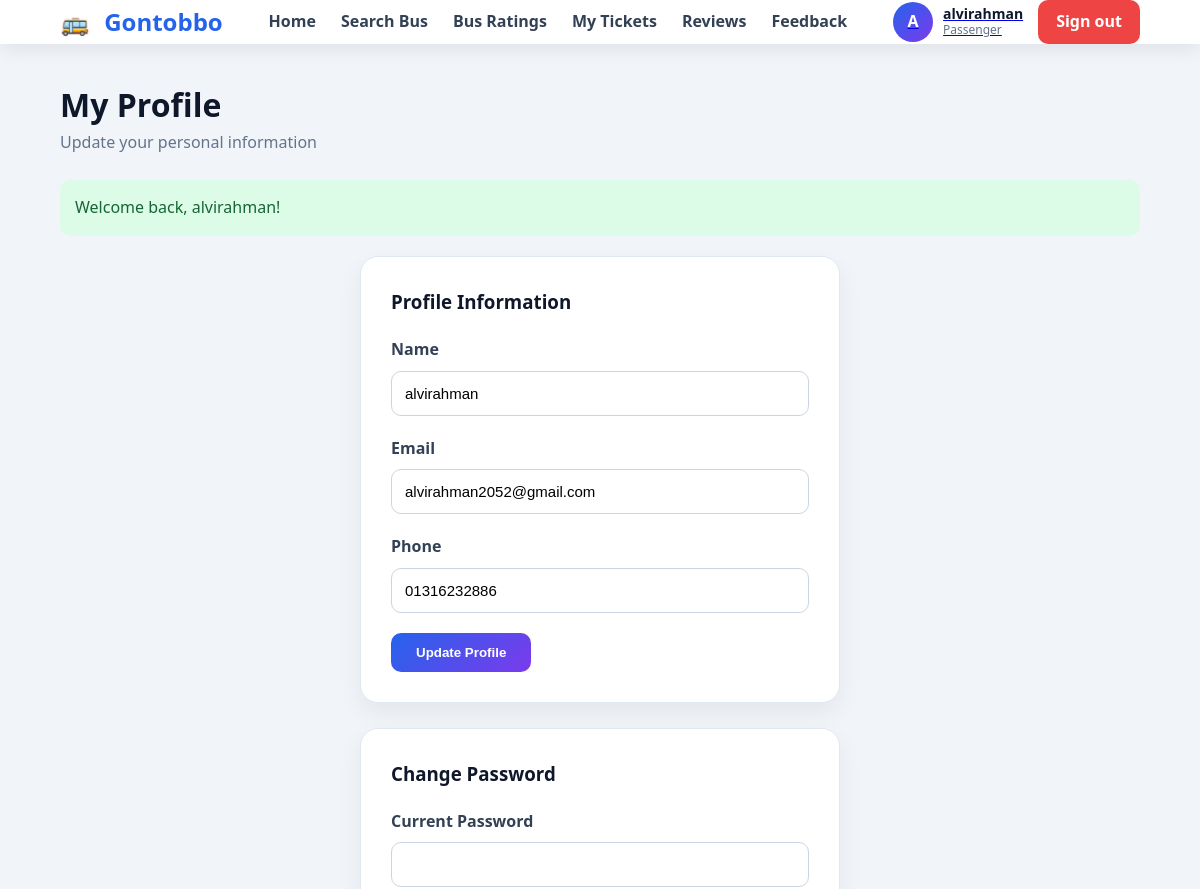
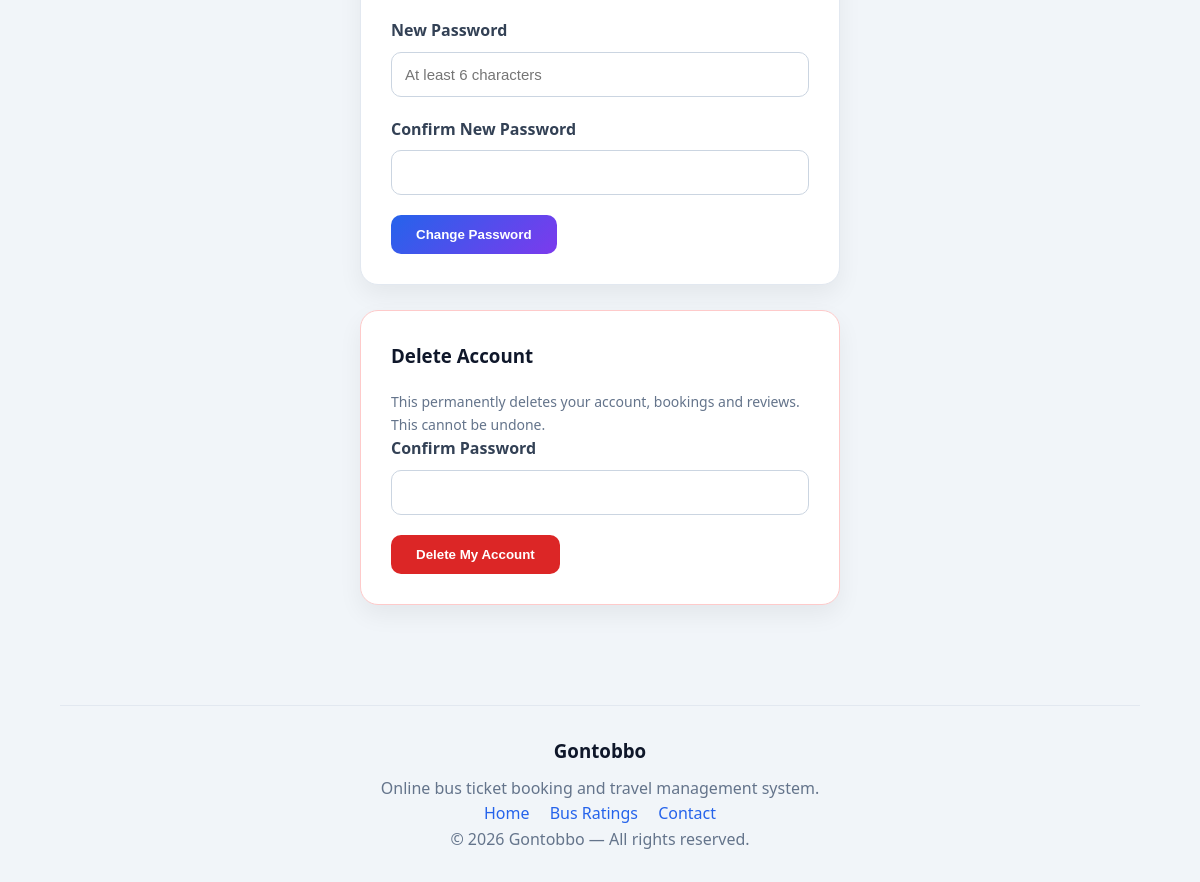
/index.php?page=passenger&action=profile (signed in), run on the app's committed database (2 pictures, top to bottom).
### tables this page shows
CREATE TABLE `users` (
  `user_id` int(11) NOT NULL,
  `name` varchar(100) NOT NULL,
  `email` varchar(150) NOT NULL,
  `phone` varchar(20) DEFAULT NULL,
  `password` varchar(255) NOT NULL,
  `role` enum('passenger','driver','admin','manager') NOT NULL,
  `nid_number` varchar(30) DEFAULT NULL,
  `license_number` varchar(50) DEFAULT NULL,
  `experience_years` int(11) DEFAULT NULL,
  `previous_company` varchar(150) DEFAULT NULL,
  `reset_token` varchar(100) DEFAULT NULL,
  `remember_token` varchar(100) DEFAULT NULL,
  `created_at` datetime DEFAULT current_timestamp()
);

### helpers/helpers.php (called while the page is built, shortened)
<?php
function esc($value)
{
    return htmlspecialchars(
        (string) ($value ?? ''),
        ENT_QUOTES,
        'UTF-8'
    );
}
function is_logged_in()
{
    return isset($_SESSION['user']);
}
function current_user()
{
    return $_SESSION['user'] ?? null;
}
function current_user_id()
{
    return $_SESSION['user']['user_id'] ?? 0;
}
function current_role()
{
    return $_SESSION['user']['role'] ?? '';
}

### models/user_model.php (called while the page is built, shortened)
<?php
function find_user_by_id($id) {
    global $conn;
    $stmt = mysqli_prepare($conn, "SELECT * FROM users WHERE user_id = ? LIMIT 1");
    mysqli_stmt_bind_param($stmt, 'i', $id);
    mysqli_stmt_execute($stmt);
    $row = mysqli_fetch_assoc(mysqli_stmt_get_result($stmt));
    return $row;
}

### views/passenger/profile.php (the view, shortened to what this page needs)
<?php require __DIR__ . '/../partials/header.php'; ?>
<section class="card card-narrow">
    <h3 class="card-title">Profile Information</h3>
    <form method="post" action="index.php?page=passenger&action=updateprofile" novalidate>
        <div class="form-group">
            <label for="profName">Name</label>
            <input type="text" id="profName" name="name" value="<?= esc($user['name'] ?? '') ?>" required>
        </div>
        <div class="form-group">
            <label for="profEmail">Email</label>
            <input type="email" id="profEmail" value="<?= esc($user['email'] ?? '') ?>" readonly>
        </div>
        <div class="form-group">
            <label for="profPhone">Phone</label>
            <input type="text" id="profPhone" name="phone" value="<?= esc($user['phone'] ?? '') ?>" required>
        </div>
        <button type="submit" class="btn btn-primary">Update Profile</button>
    </form>
</section>
<section class="card card-narrow">
    <h3 class="card-title">Change Password</h3>
    <form method="post" action="index.php?page=passenger&action=changepassword" novalidate>
        <div class="form-group">
            <label for="currentPassword">Current Password</label>
            <input type="password" id="currentPassword" name="current_password" required>
        </div>
        <div class="form-group">
            <label for="newPassword">New Password</label>
            <input type="password" id="newPassword" name="new_password" placeholder="At least 6 characters" required>
        </div>
        <div class="form-group">
            <label for="confirmNewPassword">Confirm New Password</label>
            <input type="password" id="confirmNewPassword" name="confirm_password" required>
        </div>
        <button type="submit" class="btn btn-primary">Change Password</button>
    </form>
</section>
<section class="card card-narrow card-danger-zone">
    <h3 class="card-title">Delete Account</h3>
    <p class="muted-text">This permanently deletes your account, bookings and reviews. This cannot be undone.</p>
    <form method="post" action="index.php?page=passenger&action=deleteaccount" onsubmit="return confirm('This will permanently delete your account. Continue?');" novalidate>
        <div class="form-group">
            <label for="deletePassword">Confirm Password</label>
            <input type="password" id="deletePassword" name="password" required>
        </div>
        <button type="submit" class="btn btn-danger">Delete My Account</button>
    </form>
</section>
<?php require __DIR__ . '/../partials/footer.php'; ?>

### views/partials/navbar.php (shortened to what this page needs)
<?php
$navUser = current_user();
$loggedIn = is_logged_in();
$activePage = $_GET['action'] ?? 'dashboard';
$role = current_role();
?>
<header class="navbar">
    <div class="navbar-inner">
        <a class="brand" href="index.php?page=<?= $loggedIn ? esc($role) : 'passenger' ?>">
            <span class="brand-icon">&#128652;</span>
            <span><?= esc(APP_NAME) ?></span>
        </a>
        <nav class="nav-menu">
            <?php if ($role === 'admin'): ?>
                <a href="index.php?page=admin" class="<?= $activePage === 'dashboard' ? 'active' : '' ?>">Dashboard</a>
                <a href="index.php?page=admin&action=buses" class="<?= $activePage === 'buses' ? 'active' : '' ?>">Buses</a>
                <a href="index.php?page=admin&action=routes"
                    class="<?= $activePage === 'routes' ? 'active' : '' ?>">Routes</a>
                <a href="index.php?page=admin&action=trips" class="<?= $activePage === 'trips' ? 'active' : '' ?>">Trips</a>
                <a href="index.php?page=admin&action=promos"
                    class="<?= $activePage === 'promos' ? 'active' : '' ?>">Promos</a>
                <a href="index.php?page=admin&action=revenue"
                    class="<?= $activePage === 'revenue' ? 'active' : '' ?>">Revenue</a>
                <a href="index.php?page=admin&action=feedback"
                    class="<?= $activePage === 'feedback' ? 'active' : '' ?>">Feedback</a>
                <a href="index.php?page=admin&action=damage"
                    class="<?= $activePage === 'damage' ? 'active' : '' ?>">Damage</a>
            <?php elseif ($role === 'passenger'): ?>
                <a href="index.php?page=passenger" class="<?= $activePage === 'dashboard' ? 'active' : '' ?>">Home</a>
                <a href="index.php?page=passenger&action=search"
                    class="<?= $activePage === 'search' ? 'active' : '' ?>">Search Bus</a>
                <a href="index.php?page=passenger&action=busratings"
                    class="<?= $activePage === 'busratings' ? 'active' : '' ?>">Bus Ratings</a>
                <?php if ($loggedIn): ?>
                    <a href="index.php?page=passenger&action=mytickets"
                        class="<?= $activePage === 'mytickets' ? 'active' : '' ?>">My Tickets</a>
                    <a href="index.php?page=passenger&action=myreviews"
                        class="<?= $activePage === 'myreviews' ? 'active' : '' ?>">Reviews</a>
                <?php endif; ?>
                <a href="index.php?page=passenger&action=feedback"
                    class="<?= $activePage === 'feedback' ? 'active' : '' ?>">Feedback</a>
            <?php endif; ?>
        </nav>
        <div class="nav-user">
            <?php if ($loggedIn): ?>
                <a href="index.php?page=<?= $role === 'passenger' ? 'passenger&action=profile' : esc($role) ?>"
                    class="user-pill">
                    <span class="user-avatar"><?= esc(strtoupper(substr($navUser['name'] ?? 'U', 0, 1))) ?></span>
                    <span class="user-meta">
                        <span class="user-name"><?= esc($navUser['name'] ?? 'User') ?></span>
                        <span class="user-role"><?= esc(ucfirst($role)) ?></span>
                    </span>
                </a>
                <a href="index.php?page=logout" class="btn-logout">Sign out</a>
            <?php else: ?>
                <a href="index.php?page=login" class="btn btn-ghost">Login</a>
                <a href="index.php?page=register" class="btn btn-primary">Register</a>
            <?php endif; ?>
        </div>
    </div>
</header>

### assets/css/style.css (style rules this page uses)
:root { --primary: #2563eb; --secondary: #7c3aed; --dark: #0f172a; --text: #334155; --light: #f8fafc; --border: #e2e8f0; --success: #16a34a; --danger: #dc2626; }
* { box-sizing: border-box; margin: 0; padding: 0; }
html, body { height: 100%; }
body { font-family: "Segoe UI", Arial, sans-serif; background: #f1f5f9; color: var(--text); line-height: 1.6; min-height: 100vh; }
.app-body { min-height: 100vh; display: flex; flex-direction: column; }
.navbar { background: white; height: 70px; display: flex; align-items: center; box-shadow: 0 5px 20px rgba(0, 0, 0, 0.08); }
.navbar-inner { width: 90%; margin: auto; display: flex; align-items: center; justify-content: space-between; }
.brand { text-decoration: none; font-size: 24px; font-weight: 800; color: var(--primary); }
.brand-icon { margin-right: 8px; }
.nav-menu { display: flex; align-items: center; gap: 25px; }
.nav-menu a { text-decoration: none; color: var(--text); font-weight: 600; }
.nav-user { display: flex; align-items: center; gap: 15px; }
.user-pill { display: flex; align-items: center; gap: 10px; }
.user-avatar { width: 40px; height: 40px; border-radius: 50%; background: linear-gradient(135deg, var(--primary), var(--secondary)); color: white; display: flex; align-items: center; justify-content: center; font-weight: bold; }
.user-meta { display: flex; flex-direction: column; line-height: 1.2; }
.user-name { font-size: 14px; font-weight: 700; color: var(--dark); }
.user-role { font-size: 12px; color: #64748b; }
.btn-logout { background: #ef4444; color: white; text-decoration: none; padding: 9px 18px; border-radius: 10px; font-weight: 600; }
.card { background: white; padding: 30px; border-radius: 18px; margin-bottom: 25px; border: 1px solid var(--border); box-shadow: 0 10px 25px rgba(0, 0, 0, 0.06); animation: fade 0.5s ease; }
.card-title { margin-bottom: 20px; color: var(--dark); }
.form-group { margin-bottom: 20px; }
label { display: block; margin-bottom: 8px; font-weight: 600; }
input, select, textarea { width: 100%; padding: 13px; border-radius: 10px; border: 1px solid #cbd5e1; outline: none; font-size: 15px; }
.btn { border: none; padding: 12px 25px; border-radius: 10px; cursor: pointer; font-weight: 700; text-decoration: none; display: inline-block; }
.btn-primary { color: white; background: linear-gradient(135deg, var(--primary), var(--secondary)); }
.muted-text { color: #64748b; font-size: 14px; }
.card-narrow { max-width: 480px; margin-left: auto; margin-right: auto; }
.card-danger-zone { border-color: #fecaca; }
.btn-danger { background: #dc2626; color: white; }

### data on the page
users: name "A", name "alvirahman", email "alvirahman2052@gmail.com", phone "01316232886"

### other printed values
APP_NAME "Gontobbo"
$role "Passenger"
$pageHeading "My Profile"
$pageSub "Update your personal information"
$flash['message'] "Welcome back, alvirahman!"
